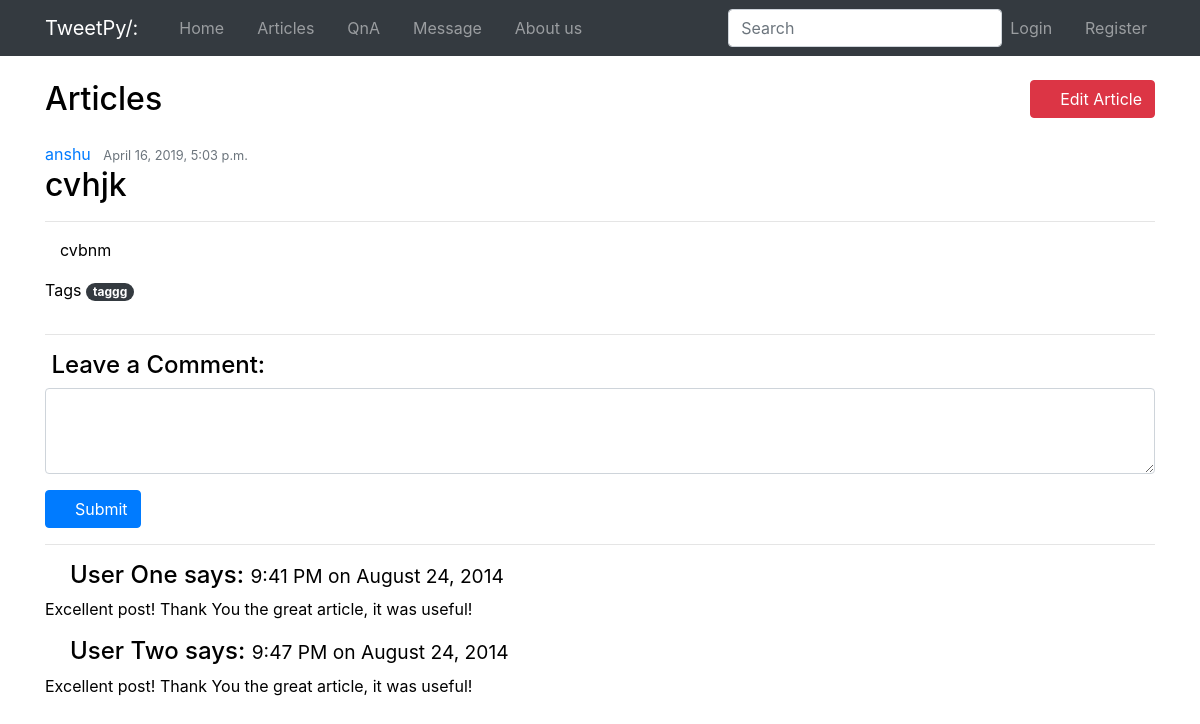
The page /blog/detail/18/ on the database its author committed.
### blog/models.py (models this page shows, shortened)
class Post(models.Model):
     title = models.CharField(max_length=100)
     content = models.TextField()
     date_posted = models.DateTimeField(default = timezone.now,blank=True)
     author = models.ForeignKey(User,on_delete=models.CASCADE)
     tags = TaggableManager()
     class Meta:
          ordering = ['-date_posted']

### blog/views.py (the view)
# urls.py: url(r'^detail/(?P<pk>\d+)/$',BlogDetailView.as_view(),name='blog-detail'),
class BlogDetailView(DetailView):
    queryset = Post.objects.all()
    def get_object(self):
        pk = self.kwargs.get("pk")
        return Post.objects.get(id=pk)

### templates/blog/post_detail.html (shortened to what this page needs)
{% extends "base.html" %}
{% load markdown_deux_tags %}
 {% block content %}
 <div class="container">
    <div style="margin-top: 80px;">
        <h2 class="d-inline">Articles</h2>
   <button class="btn btn d-inline btn-danger float-right"><i class="fas fa-pen-fancy"></i>
    <a style="text-decoration: none; color: inherit;" href="writearticle.html">Edit Article</a></button>
    </div>
   <br>
    <div class="row">
        <div class="col-12">
            <article class="media content-section">
                <div class="media-body">
                  <div class="article-metadata">
                    <a class="mr-2" href="#">{{ post.author }}</a>
                    <small class="text-muted">{{ post.date_posted }}</small>
                  </div>
                  <h2><a class="article-title" style="color:inherit;" href="/blog/detail/{{post.id}}">{{ post.title }}</a></h2>
                  <hr>
                  <div class="container">
                       <p> {{ post.content| markdown }}  </p>
                  </div>
                  <p>Tags
                    {%for tags in post.tags.all%}
                    <a href="/blog/search/{{tags}}"><span class="badge badge-pill badge-dark">{{tags}}</span></a>
                    {% endfor %}
                  </p>
                </div>
            </article>
            <hr>
            <div class="well">
                    <h4> Leave a Comment:</h4>
                    <form role="form">
                        <div class="form-group">
                            <textarea class="form-control" rows="3"></textarea>
                        </div>
                        <button type="submit" class="btn btn-primary"><i class="fa fa-reply"></i> Submit</button>
                    </form>
                </div>
                <hr>
                <h4><i class="fa fa-comment"></i> User One says:
                    <small> 9:41 PM on August 24, 2014</small>
                </h4>
                <p>Excellent post! Thank You the great article, it was useful!</p>
                <h4><i class="fa fa-comment"></i> User Two says:
                    <small> 9:47 PM on August 24, 2014</small>
                </h4>
                <p>Excellent post! Thank You the great article, it was useful!</p>
        </div>
    </div>
</div>
{% endblock content%}

### static-storage/static/css/custom.css (style rules this page uses)
body { color:black; }

### templates/base.html (style rules this page uses)
i { font-family: fontawesome !important; }

### rows shown on the page
Post: author "anshu", date_posted "April 16, 2019, 5:03 p.m.", title "cvhjk", content "cvbnm"
Tag: name "taggg"
